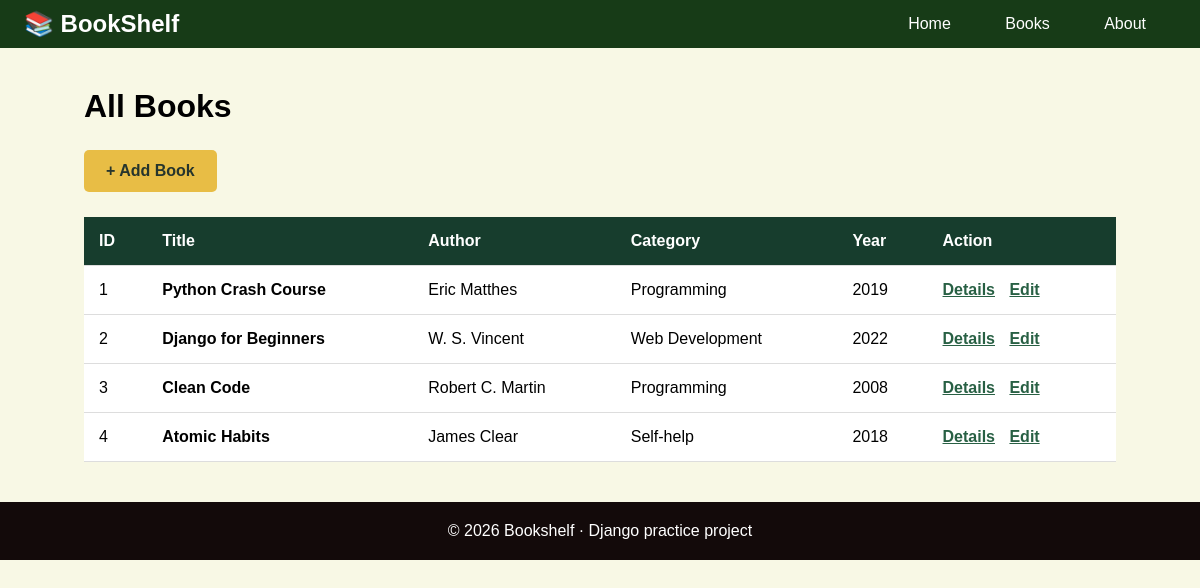
/books/, run on an earlier commit of the app's database.
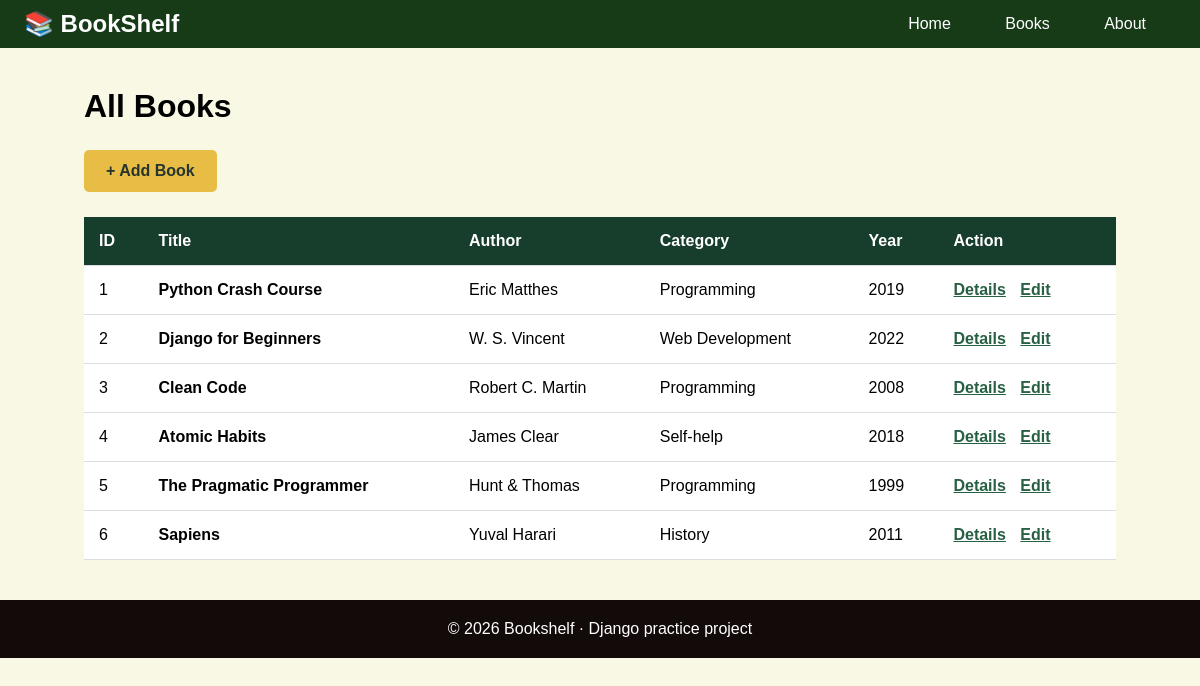
And on a later commit of the database.
### books/models.py (models this page shows, shortened)
class Book(models.Model):
    title = models.CharField(max_length=200)
    author = models.CharField(max_length=100)
    category = models.CharField(max_length=100)
    year = models.IntegerField()

### books/views.py (the view)
# urls.py: path('books/', views.book_list, name='book_list'),
def book_list(request):
    books=Book.objects.all()
    return render(request, 'books/book_list.html',{'books':books})

### books/templates/books/book_list.html
{% extends 'books/base.html' %}
{% load static %}
{% block content %}
<link rel="stylesheet" href="{% static 'books/book_list.css' %}">
<section class="books-page">
    <h1>All Books</h1>
    <a href="{% url 'add_book' %}" class="browse-btn">+ Add Book</a>
    <table>
        <thead>
            <tr>
                <th>ID</th>
                <th>Title</th>
                <th>Author</th>
                <th>Category</th>
                <th>Year</th>
                <th>Action</th>
            </tr>
        </thead>
        <tbody>
            {% for book in books %}
            <tr>
                <td>{{book.id}}</td>
                <td><strong>{{book.title}}</strong></td>
                <td>{{ book.author }}</td>
                <td>{{ book.category }}</td>
                <td>{{ book.year }}</td>
                <td><a href="{% url 'book_detail' book.id %}">Details</a>
                    <a href="{% url 'edit_book' book.id %}">Edit</a>
                </td>
            </tr>
            {% empty %}
            <tr>
                <td colspan="6">No books available.</td>
            </tr>
            {% endfor %}
        </tbody>
    </table>
</section>
{% endblock %}

What changed in the data, as far as the page shows it:
added Book: id "5", title "The Pragmatic Programmer", author "Hunt & Thomas", category "Programming", year "1999"
added Book: id "6", title "Sapiens", author "Yuval Harari", category "History", year "2011"
